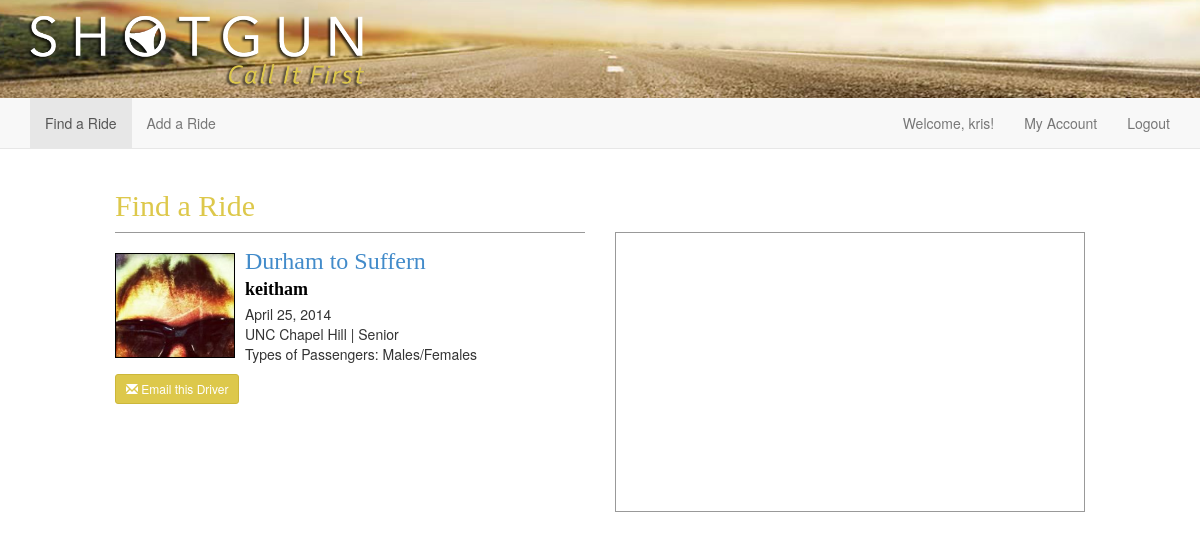
The page /rides/show/1 (signed in) on the database its author committed.
### drive/models.py (models this page shows, shortened)
class Ride(models.Model):
    driver = models.ForeignKey(User)
    fromLocation = models.ForeignKey('Location', related_name='ride_from_set')
    toLocation = models.ForeignKey('Location', related_name='ride_to_set')
    leavingOn = models.DateField()
    gasMoney = models.DecimalField(max_digits=6, decimal_places=2)
    luggageRoom = models.IntegerField()

class ShotgunProfile(models.Model):
    YEARS = (
        ('Freshman', 'Freshman'),
        ('Sophomore', 'Sophomore'),
        ('Junior', 'Junior'),
        ('Senior', 'Senior'),
        ('Professor', 'Professor'),
    )
    SCHOOLS = (
        ('UNC Chapel Hill', 'UNC Chapel Hill'),
    )
    PASSENGERS = (
        ('Males', 'Males'),
        ('Females', 'Females'),
        ('Males/Females', 'Males/Females'),
    )
    user = models.OneToOneField(User, related_name='shotgunprofile')
    avatar = models.ImageField(upload_to='images/avatars/', default='', blank=True)
    school = models.CharField(max_length=50, choices=SCHOOLS, default='UNC Chapel Hill')
    year = models.CharField(max_length=10, choices=YEARS, default='Freshman')
    passengers = models.CharField(max_length=15, choices=PASSENGERS, default='Males/Females')

class Location(models.Model):
    lat = models.DecimalField(max_digits=10, decimal_places=6)
    lng = models.DecimalField(max_digits=10, decimal_places=6)
    formattedAddress = models.CharField(max_length=255)
    city = models.CharField(max_length=255)

### drive/views.py (the view)
# urls.py: url(r'^rides/show/(?P<pk>\d+)$', views.rides_show, name='rides_show'),
def rides_show(request, pk):
    ride = get_object_or_404(Ride, id=pk)
    return render(request, "rides/show.html", {'ride': ride})

### shotgun/resources/templates/rides/show.html (shortened to what this page needs)
{% extends 'layout_header.html' %}
{% block content %}
    <section id="section-ride-index">
        <div class="row">
            <div class="col-xs-12 col-sm-10 col-sm-offset-1">
                <div class="row">
                    <div class="col-xs-12">
                        <h2>Find a Ride</h2>
                    </div>
                </div>
                <div class="row">
                    <div class="col-md-6">
                        {% include 'rides/ride.html' with ride=ride %}
                        {% if user.is_authenticated %}
                            <div class="row">
                                <div class="col-xs-12">
                                    <a href="mailto:{{ride.driver.user.email}}" class="btn btn-sm btn-primary"><span class="glyphicon glyphicon-envelope"></span> Email this Driver</a>
                                </div>
                            </div>
                        {% else %}
                            <div class="row">
                                <div class="col-xs-12">
                                    <a href="{% url 'home' %}" class="btn btn-sm btn-primary"><span class="glyphicon glyphicon-envelope"></span> Log In to Email this Driver</a>
                                </div>
                            </div>
                        {% endif %}
                    </div>
                    <div class="col-md-6">
                        <div id="map_canvas" class="col-xs-12"></div>
                    </div>
                </div>
            </div>
        </div>
    </section>
{% endblock %}

### shotgun/resources/templates/navbar.html (shortened to what this page needs)
<nav class="navbar navbar-default navbar-static-top" role="navigation">
    <div class="container">
        <div class="collapse navbar-collapse" id="bs-example-navbar-collapse-1">
            <ul class="nav navbar-nav">
                <li{% if active == 'find' %} class="active"{% endif %}><a href="{% url 'drive.views.rides_search' %}">Find a Ride</a></li>
                <li{% if active == 'add' %} class="active"{% endif %}><a href="{% url 'drive.views.rides_new' %}">Add a Ride</a></li>
            </ul>
            {% if user.is_authenticated %}
                <ul class="nav navbar-nav navbar-right">
                    <p class="navbar-text hidden-xs">Welcome, {{user.username}}!</p>
                    <li><a href="{% url 'drive.views.profile_edit' %}">My Account</a></li>
                    <li><a href="{% url 'drive.views.drive_logout' %}">Logout</a></li>
                </ul>
            {% else %}
                <ul class="nav navbar-nav navbar-right">
                    <li><a href="{% url 'drive.views.drive_logout' %}">Log In</a></li>
                </ul>
            {% endif %}
        </div>
    </div>
</nav>

### shotgun/resources/templates/rides/ride.html
<div class="ride">
   {% if user.shotgunprofile.avatar.url != "/uploads/False" %}<div class="img"><img src="{{ ride.driver.shotgunprofile.avatar.url }}" alt="Driver Image"></div>{% endif %}
    <h3><a href="{% url 'rides_show' pk=ride.id %}">{{ride.fromLocation.city}} to {{ride.toLocation.city}}</a></h3>
    <h4>{{ride.driver.username}}</h4>
    <p>
        {{ride.leavingOn}}<br>
        {{ride.driver.shotgunprofile.school}} |
        {{ride.driver.shotgunprofile.year}}<br>
        Types of Passengers: {{ride.driver.shotgunprofile.passengers}}<br>
    </p>
</div>

### shotgun/resources/public/css/shotgun.css (style rules this page uses)
html, body { height: 100%; }
h2, h3, h4 { font-family: Avenir; color: #ddc84b; }
#map_canvas { border: 1px solid #999999; min-height: 280px; margin-bottom: 20px; }
.ride { border-top: 1px solid #999999; padding-top: 20px; }
.ride>h4 { color: black; font-weight: bold; margin-top: -5px; }
.ride>h3 { margin-top: -5px; }
.ride>p { margin-top: -5px; overflow: auto; }
div.img img { height: 105px; width: 120px; border: 1px solid black; float: left; margin-right: 10px; }
.btn-primary { background-color: #ddc84b; border-color: #ccb73a; }

### rows shown on the page
Ride: driver.shotgunprofile.avatar (picture), fromLocation.city "Durham", toLocation.city "Suffern", driver.username "keitham", leavingOn "April 25, 2014", driver.shotgunprofile.school "UNC Chapel Hill", driver.shotgunprofile.year "Senior", driver.shotgunprofile.passengers "Males/Females"

### other values the page prints
{{ user.username }} "kris"
